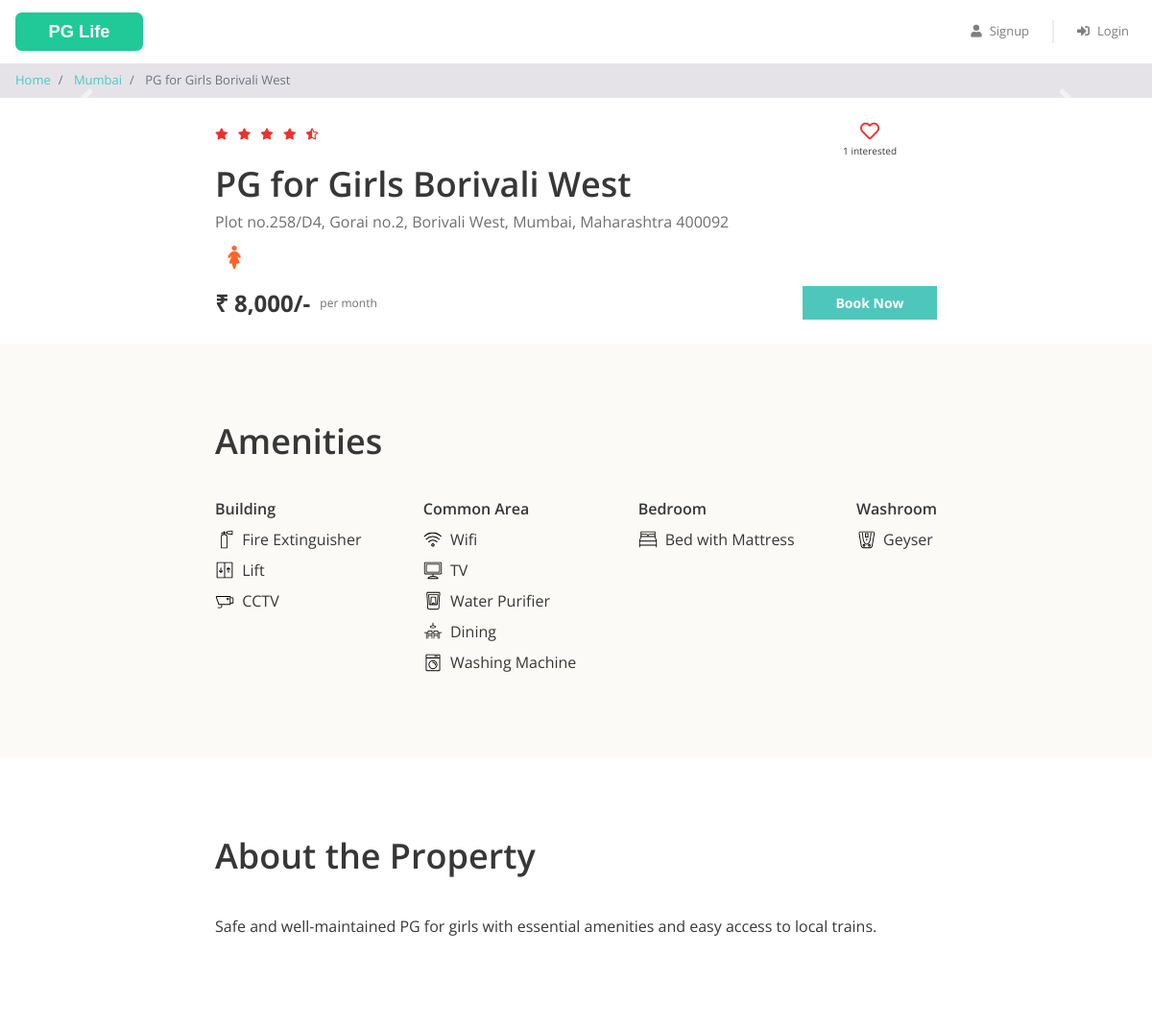
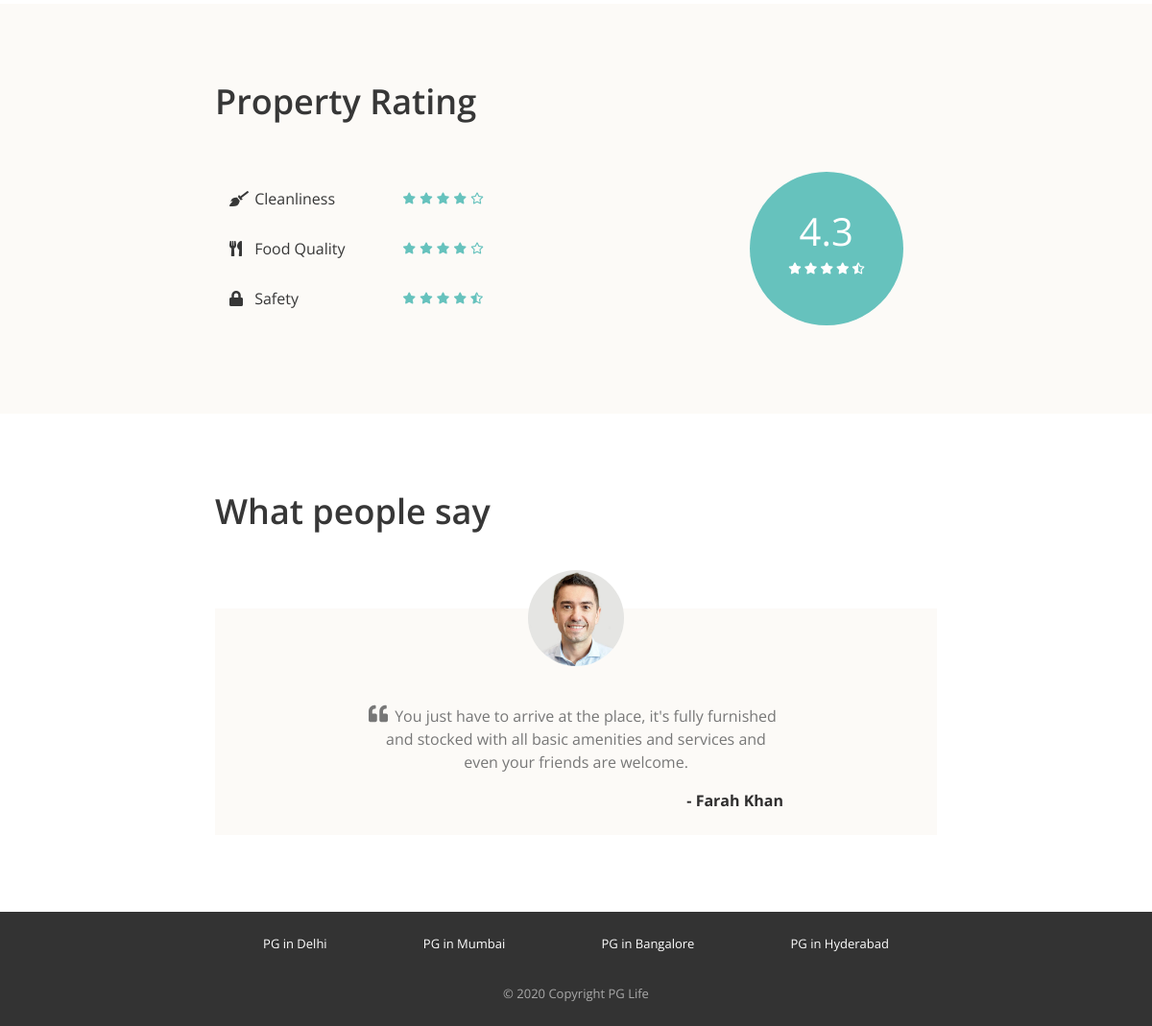
Page /property_detail.php?property_id=4 on the committed database (2 pictures, top to bottom).
### tables this page shows
CREATE TABLE IF NOT EXISTS properties (
  id INT NOT NULL AUTO_INCREMENT,
  city_id INT NOT NULL,
  name VARCHAR(100) NOT NULL,
  address VARCHAR(255) NOT NULL,
  description LONGTEXT NOT NULL,
  gender ENUM('male', 'female', 'unisex') NOT NULL,
  rent INT NOT NULL,
  rating_clean FLOAT(2,1) NOT NULL,
  rating_food FLOAT(2,1) NOT NULL,
  rating_safety FLOAT(2,1) NOT NULL,
  PRIMARY KEY (id),
  FOREIGN KEY (city_id) REFERENCES cities(id)
);

CREATE TABLE IF NOT EXISTS cities (
  id INT NOT NULL AUTO_INCREMENT,
  name VARCHAR(100) NOT NULL,
  PRIMARY KEY (id)
);

CREATE TABLE IF NOT EXISTS amenities (
  id INT NOT NULL AUTO_INCREMENT,
  name VARCHAR(100) NOT NULL,
  type VARCHAR(100) NOT NULL,
  icon VARCHAR(30) NOT NULL,
  PRIMARY KEY (id)
);

CREATE TABLE IF NOT EXISTS testimonials (
  id INT NOT NULL AUTO_INCREMENT,
  property_id INT NOT NULL,
  user_name VARCHAR(100) NOT NULL,
  content LONGTEXT NOT NULL,
  PRIMARY KEY (id),
  FOREIGN KEY (property_id) REFERENCES properties(id)
);

### property_detail.php (the view, shortened to what this page needs)
<?php
require "includes/database_connect.php";
$property_id = $_GET["property_id"];
$sql_1 = "SELECT *, p.id AS property_id, p.name AS property_name, c.name AS city_name
            FROM properties p
            INNER JOIN cities c ON p.city_id = c.id
            WHERE p.id = $property_id";
$result_1 = mysqli_query($conn, $sql_1);
$property = mysqli_fetch_assoc($result_1);
$sql_2 = "SELECT * FROM testimonials WHERE property_id = $property_id";
$result_2 = mysqli_query($conn, $sql_2);
$testimonials = mysqli_fetch_all($result_2, MYSQLI_ASSOC);
$sql_3 = "SELECT a.*
            FROM amenities a
            INNER JOIN properties_amenities pa ON a.id = pa.amenity_id
            WHERE pa.property_id = $property_id";
$result_3 = mysqli_query($conn, $sql_3);
$amenities = mysqli_fetch_all($result_3, MYSQLI_ASSOC);
$sql_4 = "SELECT * FROM interested_users_properties WHERE property_id = $property_id";
$result_4 = mysqli_query($conn, $sql_4);
$interested_users_count = mysqli_num_rows($result_4);
?>
<!DOCTYPE html>
<html lang="en">
<head>
    <?php
    include "includes/head_links.php";
    ?>
    <link href="css/property_detail.css" rel="stylesheet" />
</head>
<body>
    <?php
    include "includes/header.php";
    ?>
    <nav aria-label="breadcrumb">
        <ol class="breadcrumb py-2">
            <li class="breadcrumb-item">
                <a href="index.php">Home</a>
            </li>
            <li class="breadcrumb-item">
                <a href="property_list.php?city=<?= $property['city_name']; ?>"><?= $property['city_name']; ?></a>
            </li>
            <li class="breadcrumb-item active" aria-current="page">
                <?= $property['property_name']; ?>
            </li>
        </ol>
    </nav>
    <div id="property-images" class="carousel slide" data-ride="carousel">
        <a class="carousel-control-prev" href="#property-images" role="button" data-slide="prev">
            <span class="carousel-control-prev-icon" aria-hidden="true"></span>
        </a>
        <a class="carousel-control-next" href="#property-images" role="button" data-slide="next">
            <span class="carousel-control-next-icon" aria-hidden="true"></span>
        </a>
    </div>
    <div class="property-summary page-container">
        <div class="row no-gutters justify-content-between">
            <?php
            $total_rating = ($property['rating_clean'] + $property['rating_food'] + $property['rating_safety']) / 3;
            $total_rating = round($total_rating, 1);
            ?>
            <div class="star-container" title="<?= $total_rating ?>">
                <?php
                $rating = $total_rating;
                for ($i = 0; $i < 5; $i++) {
                    if ($rating >= $i + 0.8) {
                ?>
                        <i class="fas fa-star"></i>
                    <?php
                    } elseif ($rating >= $i + 0.3) {
                    ?>
                        <i class="fas fa-star-half-alt"></i>
                    <?php
                    } else {
                    ?>
                        <i class="far fa-star"></i>
                <?php
                    }
                }
                ?>
            </div>
            <div class="interested-container">
                <?php
                $is_interested = false;
                if ($is_interested) {
                ?>
                    <i class="is-interested-image fas fa-heart"></i>
                <?php
                } else {
                ?>
                    <i class="is-interested-image far fa-heart"></i>
                <?php
                }
                ?>
                <div class="interested-text">
                    <span class="interested-user-count"><?= $interested_users_count ?></span> interested
                </div>
            </div>
        </div>
        <div class="detail-container">
            <div class="property-name"><?= $property['property_name'] ?></div>
            <div class="property-address"><?= $property['address'] ?></div>
            <div class="property-gender">
                <?php
                if ($property['gender'] == "male") {
                ?>
                    <img src="img/male.png">
                <?php
                } elseif ($property['gender'] == "female") {
                ?>
                    <img src="img/female.png">
                <?php
                } else {
                ?>
                    <img src="img/unisex.png">
                <?php
                }
                ?>
            </div>
        </div>
        <div class="row no-gutters">
            <div class="rent-container col-6">
                <div class="rent">₹ <?= number_format($property['rent']) ?>/-</div>
                <div class="rent-unit">per month</div>
            </div>
            <div class="button-container col-6">
                <a href="#" class="btn btn-primary">Book Now</a>
            </div>
        </div>
    </div>
    <div class="property-amenities">
        <div class="page-container">
            <h1>Amenities</h1>
            <div class="row justify-content-between">
                <div class="col-md-auto">
                    <h5>Building</h5>
                    <?php
                    foreach ($amenities as $amenity) {
                        if ($amenity['type'] == "Building") {
                    ?>
                            <div class="amenity-container">
                                <img src="img/amenities/<?= $amenity['icon'] ?>.svg">
                                <span><?= $amenity['name'] ?></span>
                            </div>
                    <?php
                        }
                    }
                    ?>
                </div>
                <div class="col-md-auto">
                    <h5>Common Area</h5>
                    <?php
                    foreach ($amenities as $amenity) {
                        if ($amenity['type'] == "Common Area") {
                    ?>
                            <div class="amenity-container">
                                <img src="img/amenities/<?= $amenity['icon'] ?>.svg">
                                <span><?= $amenity['name'] ?></span>
                            </div>
                    <?php
                        }
                    }
                    ?>
                </div>
                <div class="col-md-auto">
                    <h5>Bedroom</h5>
                    <?php
                    foreach ($amenities as $amenity) {
                        if ($amenity['type'] == "Bedroom") {
                    ?>
                            <div class="amenity-container">
                                <img src="img/amenities/<?= $amenity['icon'] ?>.svg">
                                <span><?= $amenity['name'] ?></span>
                            </div>
                    <?php
                        }
                    }
                    ?>
                </div>
                <div class="col-md-auto">
                    <h5>Washroom</h5>
                    <?php
                    foreach ($amenities as $amenity) {
                        if ($amenity['type'] == "Washroom") {
                    ?>
                            <div class="amenity-container">
                                <img src="img/amenities/<?= $amenity['icon'] ?>.svg">
                                <span><?= $amenity['name'] ?></span>
                            </div>
                    <?php
                        }
                    }
                    ?>
                </div>
            </div>
        </div>
    </div>
    <div class="property-about page-container">
        <h1>About the Property</h1>
        <p><?= $property['description'] ?></p>
    </div>
    <div class="property-rating">
        <div class="page-container">
            <h1>Property Rating</h1>
            <div class="row align-items-center justify-content-between">
                <div class="col-md-6">
                    <div class="rating-criteria row">
                        <div class="col-6">
                            <i class="rating-criteria-icon fas fa-broom"></i>
                            <span class="rating-criteria-text">Cleanliness</span>
                        </div>
                        <div class="rating-criteria-star-container col-6" title="<?= $property['rating_clean'] ?>">
                            <?php
                            $rating = $property['rating_clean'];
                            for ($i = 0; $i < 5; $i++) {
                                if ($rating >= $i + 0.8) {
                            ?>
                                    <i class="fas fa-star"></i>
                                <?php
                                } elseif ($rating >= $i + 0.3) {
                                ?>
                                    <i class="fas fa-star-half-alt"></i>
                                <?php
                                } else {
                                ?>
                                    <i class="far fa-star"></i>
                            <?php
                                }
                            }
                            ?>
                        </div>
                    </div>
                    <div class="rating-criteria row">
                        <div class="col-6">
                            <i class="rating-criteria-icon fas fa-utensils"></i>
                            <span class="rating-criteria-text">Food Quality</span>
                        </div>
                        <div class="rating-criteria-star-container col-6" title="<?= $property['rating_food'] ?>">
                            <?php
                            $rating = $property['rating_food'];
                            for ($i = 0; $i < 5; $i++) {
                                if ($rating >= $i + 0.8) {
                            ?>
                                    <i class="fas fa-star"></i>
                                <?php
                                } elseif ($rating >= $i + 0.3) {
                                ?>
                                    <i class="fas fa-star-half-alt"></i>
                                <?php
                                } else {
                                ?>
                                    <i class="far fa-star"></i>
                            <?php
                                }
                            }
                            ?>
                        </div>
                    </div>
                    <div class="rating-criteria row">
                        <div class="col-6">
                            <i class="rating-criteria-icon fa fa-lock"></i>
                            <span class="rating-criteria-text">Safety</span>
                        </div>
                        <div class="rating-criteria-star-container col-6" title="<?= $property['rating_safety'] ?>">
                            <?php
                            $rating = $property['rating_safety'];
                            for ($i = 0; $i < 5; $i++) {
                                if ($rating >= $i + 0.8) {
                            ?>
                                    <i class="fas fa-star"></i>
                                <?php
                                } elseif ($rating >= $i + 0.3) {
                                ?>
                                    <i class="fas fa-star-half-alt"></i>
                                <?php
                                } else {
                                ?>
                                    <i class="far fa-star"></i>
                            <?php
                                }
                            }
                            ?>
                        </div>
                    </div>
                </div>
                <div class="col-md-4">
                    <div class="rating-circle">
                        <?php
                        $total_rating = ($property['rating_clean'] + $property['rating_food'] + $property['rating_safety']) / 3;
                        $total_rating = round($total_rating, 1);
                        ?>
                        <div class="total-rating"><?= $total_rating ?></div>
                        <div class="rating-circle-star-container">
                            <?php
                            $rating = $total_rating;
                            for ($i = 0; $i < 5; $i++) {
                                if ($rating >= $i + 0.8) {
                            ?>
                                    <i class="fas fa-star"></i>
                                <?php
                                } elseif ($rating >= $i + 0.3) {
                                ?>
                                    <i class="fas fa-star-half-alt"></i>
                                <?php
                                } else {
                                ?>
                                    <i class="far fa-star"></i>
                            <?php
                                }
                            }
                            ?>
                        </div>
                    </div>
                </div>
            </div>
        </div>
    </div>
    <div class="property-testimonials page-container">
        <h1>What people say</h1>
        <?php
        foreach ($testimonials as $testimonial) {
        ?>
            <div class="testimonial-block">
                <div class="testimonial-image-container">
                    <img class="testimonial-img" src="img/man.png">
                </div>
                <div class="testimonial-text">
                    <i class="fa fa-quote-left" aria-hidden="true"></i>
                    <p><?= $testimonial['content'] ?></p>
                </div>
                <div class="testimonial-name">- <?= $testimonial['user_name'] ?></div>
            </div>
        <?php
        }
        ?>
    </div>
    <?php
    include "includes/footer.php";
    ?>
</body>
</html>

### rows in the picture
properties: city.name "Mumbai", name "PG for Girls Borivali West", address "Plot no.258/D4, Gorai no.2, Borivali West, Mumbai, Maharashtra 400092", rent "8,000", description "Safe and well-maintained PG for girls with essential amenities and easy access to local trains.", total_rating "4.3"
amenities: icon (picture), name "Fire Extinguisher"
amenities: icon (picture), name "Lift"
amenities: icon (picture), name "CCTV"
amenities: icon (picture), name "Wifi"
amenities: shows a picture, name "TV"
amenities: icon (picture), name "Water Purifier"
amenities: icon (picture), name "Dining"
amenities: icon (picture), name "Washing Machine"
amenities: name "Bed with Mattress"
amenities: icon (picture), name "Geyser"
testimonials: content "You just have to arrive at the place, it's fully furnished and stocked with all basic amenities and services and even your friends are welcome.", user_name "Farah Khan"

### other values in the picture
$interested_users_count "1"
